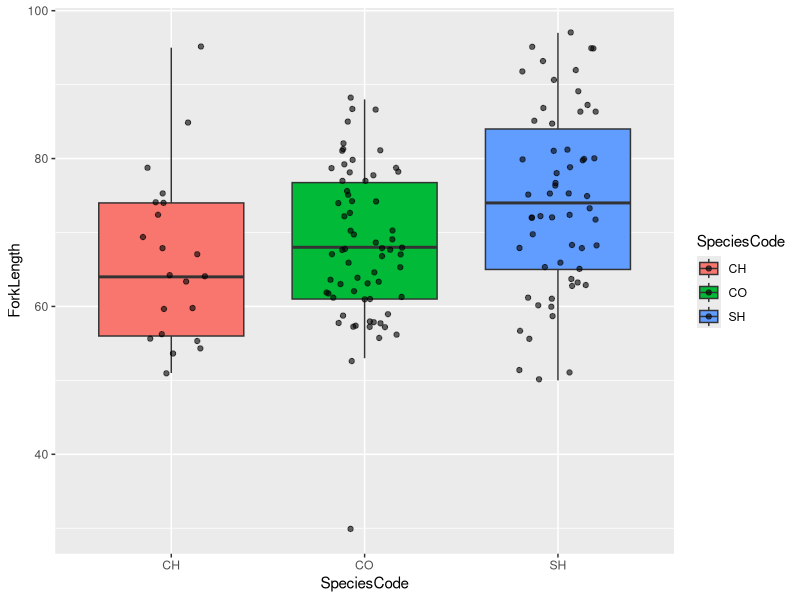
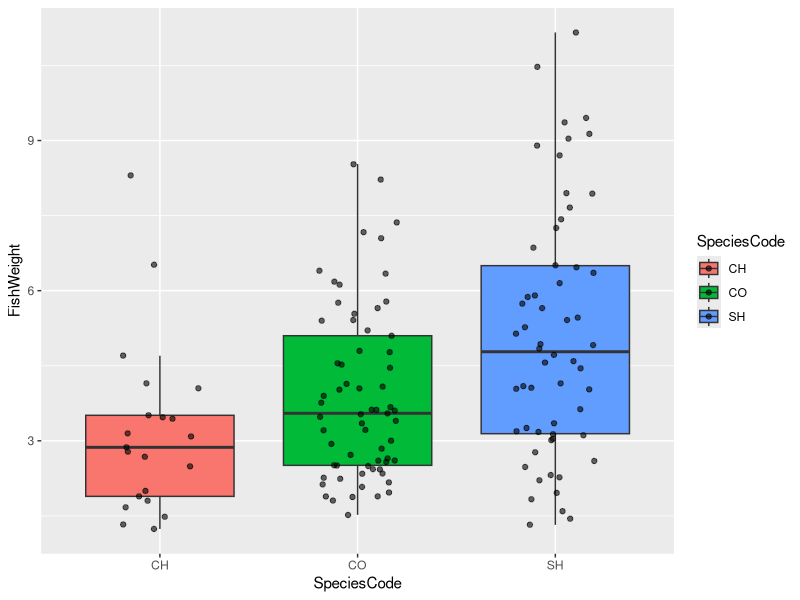
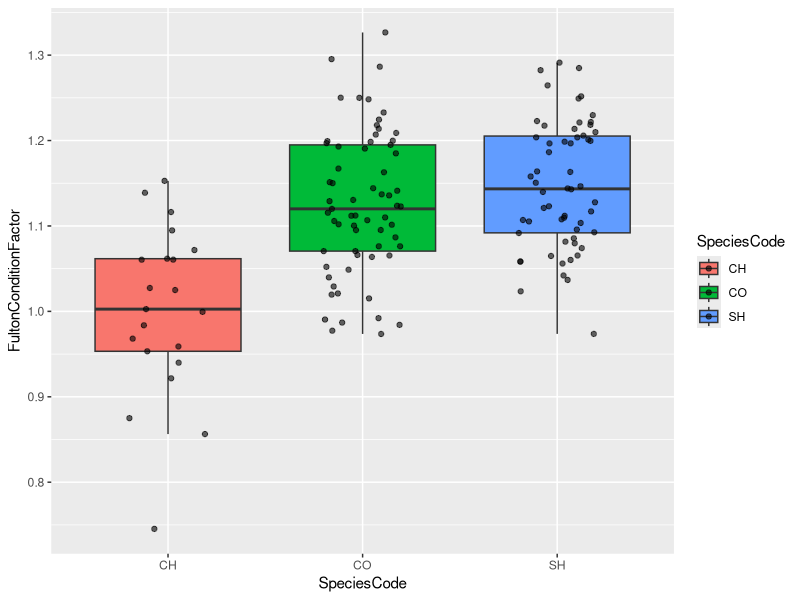
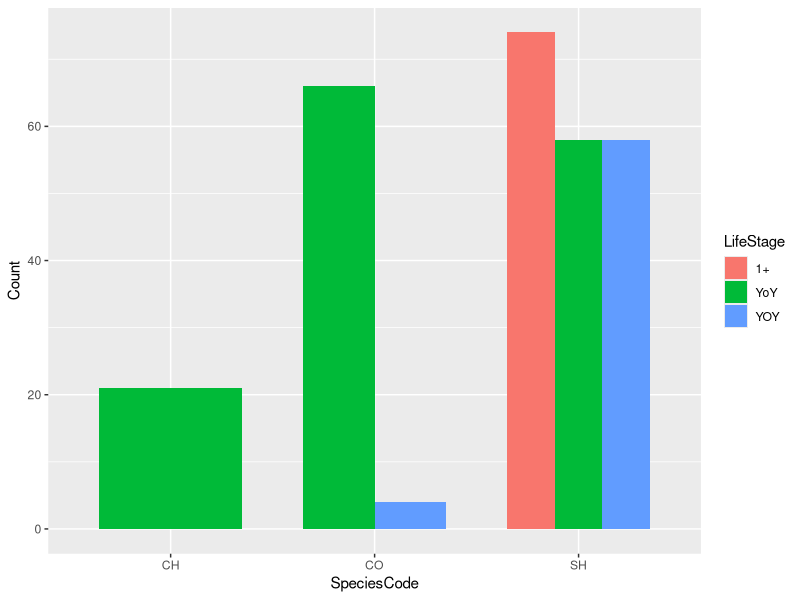
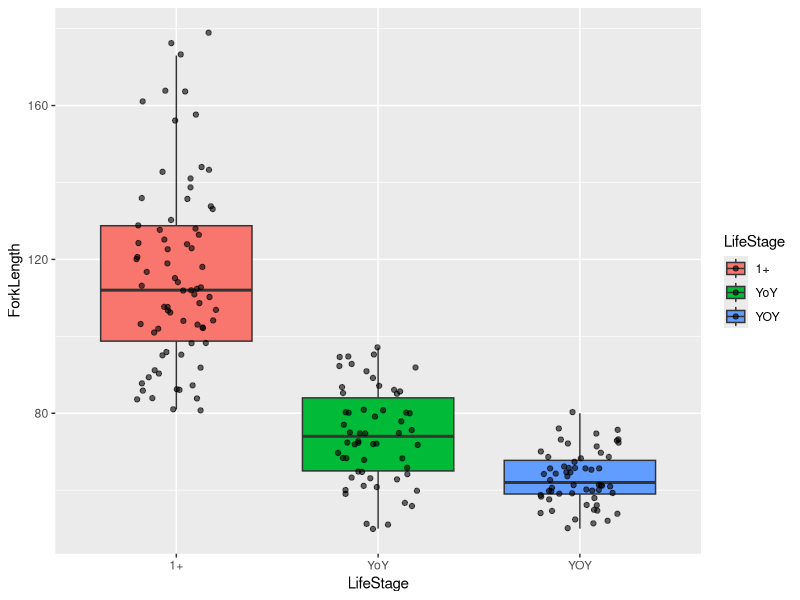
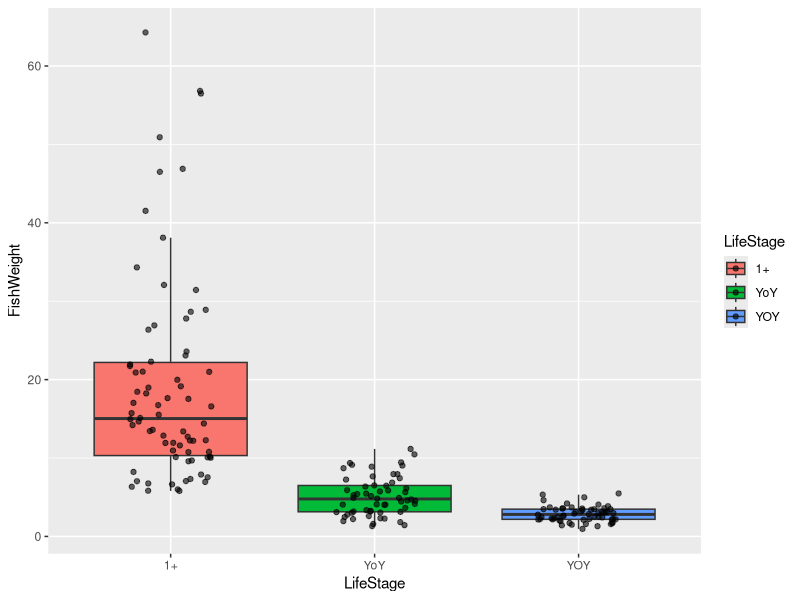
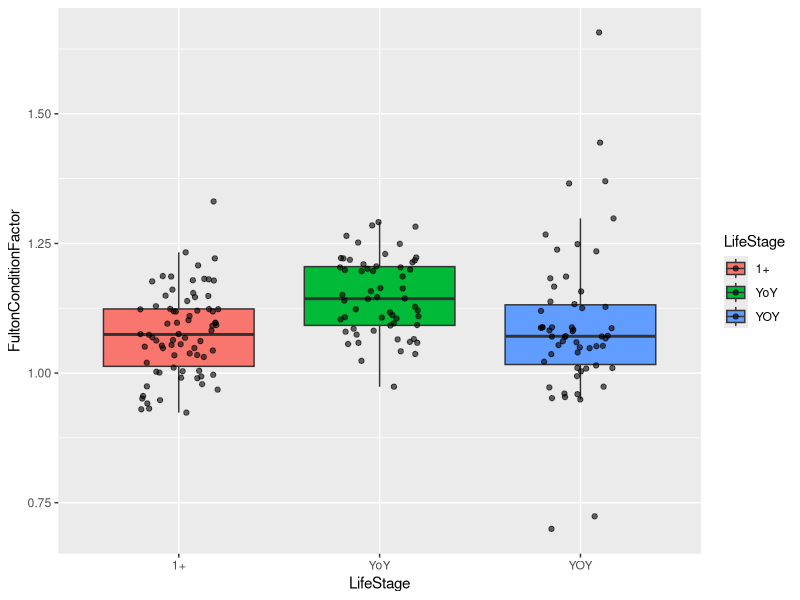
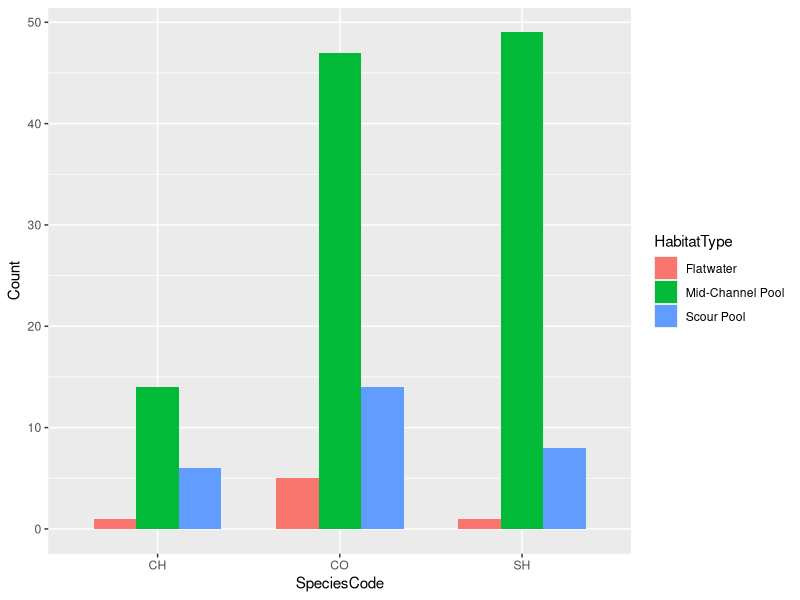

Recreate these plots in R, in order. (Note: this script raises an error after producing the figures.)
# exploratory data analysis of original diet data
# notes:
  # morphometrics - CH fulton condition factor < CO, SH
  # environment - not too much difference in habitat type based on species or life stage
  # nmds - unsuccessful at parsing differences

# Libraries ---------------------------------------------------------------

library(tidyverse)
library(readxl)
library(vegan)
library(ggrepel)

# Calling files -----------------------------------------------------------

diet_data_original <- read.csv("Data/Created_Data/Diet_Data_Original.csv")
diet_data_terrestrial_or_aquatic <- read.csv("Data/Created_Data/Diet_Data_Terrestrial_Or_Aquatic.csv")

# Raw plotting ----------------------------------------------------------------

### morphometrics comparisons

# forklength comparison
ggplot(diet_data_original %>%
         filter(LifeStage %in% c("YoY")),
       aes(x = SpeciesCode, y = ForkLength, fill = SpeciesCode)) +
  geom_boxplot(outlier.shape = NA) +
  geom_jitter(width = 0.2, alpha = 0.6, color = "black")

# fish weight comparison
ggplot(diet_data_original %>%
         filter(LifeStage %in% c("YoY")),
       aes(x= SpeciesCode, y= FishWeight, fill= SpeciesCode))+
  geom_boxplot(outlier.shape = NA) +
  geom_jitter(width = 0.2, alpha = 0.6, color = "black")

# fulton condition factor comparison
ggplot(diet_data_original %>%
         filter(LifeStage %in% c("YoY")),
       aes(x= SpeciesCode, y= FultonConditionFactor, fill= SpeciesCode))+
  geom_boxplot(outlier.shape = NA) +
  geom_jitter(width = 0.2, alpha = 0.6, color = "black")

# life stage comparison
ggplot(diet_data_original %>%
         filter(LifeStage != "NA") %>%
         group_by(SpeciesCode, LifeStage) %>%
         summarize(Count = n()), 
       aes(x = SpeciesCode, y = Count, fill = LifeStage))+
  geom_col(position = "dodge", width = 0.7)

## within SH species comparison

# SH life stage comparison
ggplot(diet_data_original %>%
         filter(SpeciesCode == "SH"), 
       aes(x = LifeStage, y = ForkLength, fill = LifeStage))+
  geom_boxplot(outlier.shape = NA) +
  geom_jitter(width = 0.2, alpha = 0.6, color = "black")

# SH fish weight comparison
ggplot(diet_data_original %>%
         filter(SpeciesCode == "SH"), 
       aes(x = LifeStage, y = FishWeight, fill = LifeStage))+
  geom_boxplot(outlier.shape = NA) +
  geom_jitter(width = 0.2, alpha = 0.6, color = "black")

# SH fulton condition factor comparison
ggplot(diet_data_original %>%
         filter(SpeciesCode == "SH"), 
       aes(x = LifeStage, y = FultonConditionFactor, fill = LifeStage))+
  geom_boxplot(outlier.shape = NA) +
  geom_jitter(width = 0.2, alpha = 0.6, color = "black")

### environmental characteristics

# habitat type comparison 
ggplot(diet_data_original %>%
         filter(LifeStage %in% c("YoY")) %>%
         group_by(SpeciesCode, HabitatType) %>%
         summarize(Count = n()), 
       aes(x = SpeciesCode, y = Count, fill = HabitatType))+
  geom_col(position = "dodge", width = 0.7)

# SH habitat type comparison

ggplot(diet_data_original %>%
         filter(SpeciesCode == "SH") %>%
         group_by(LifeStage, HabitatType) %>%
         summarize(Count = n()), 
       aes(x = LifeStage, y = Count, fill = HabitatType)) + 
  geom_col(position = "dodge", width = 0.7)

### diet comparisons

# diet taxa proportions by species and season

diet_data_original %>%
  filter(LifeStage == "YoY") %>%
  select(SpeciesCode, FieldSeason, 21:37) %>%
  pivot_longer(cols = 3:19, names_to = "Taxa", values_to = "Count") %>%
  group_by(SpeciesCode, Taxa, FieldSeason) %>%
  summarize(Count = sum(Count)) %>%
  ungroup() %>%
  group_by(SpeciesCode, FieldSeason) %>%
  mutate(Total = sum(Count),
         Proportion = Count/Total) %>%
  ggplot(aes(x = SpeciesCode, y = Proportion, fill = Taxa)) +
  geom_col() +
  facet_wrap(~FieldSeason)
  
# SH diet taxa proportions by lifestage

diet_data_original %>%
  filter(SpeciesCode == "SH") %>%
  select(LifeStage, FieldSeason, 21:37) %>%
  pivot_longer(cols = 3:19, names_to = "Taxa", values_to = "Count") %>%
  group_by(LifeStage, Taxa, FieldSeason) %>%
  summarize(Count = sum(Count)) %>%
  ungroup() %>%
  group_by(LifeStage, FieldSeason) %>%
  mutate(Total = sum(Count),
         Proportion = Count/Total) %>%
  ggplot(aes(x = LifeStage, y = Proportion, fill = Taxa)) +
  geom_col()

## aquatic vs. terrestrial comparison

diet_data_terrestrial_or_aquatic %>%
  filter(LifeStage == "YoY") %>%
  select(SpeciesCode, 21:47) %>%
  pivot_longer(cols = 2:28, names_to = "Taxa", values_to = "Count") %>%
  group_by(SpeciesCode, Taxa) %>%
  summarize(Count = sum(Count)) %>%
  left_join(rownames_to_column(diet_taxa_terrestrial_or_aquatic_traits, var = "Taxa") %>% select(Taxa, Terrestrial_or_Aquatic), by = "Taxa") %>%
  group_by(SpeciesCode) %>%
  mutate(Total = sum(Count),
         Proportion = Count/Total) %>%
  ggplot(aes(x = SpeciesCode, y = Proportion, fill = Terrestrial_or_Aquatic)) +
  geom_col()

# nmds --------------------------------------------------------------------

diet_data_empty_stomachs_removed <- diet_data_original %>%
  filter(rowSums(across(21:37), na.rm = TRUE) != 0)

set.seed(451)
NMDS2 <- metaMDS(as.matrix(diet_data_empty_stomachs_removed[,21:37] %>%
                             filter(rowSums(.) != 0)), 
                 distance= "bray", k=2, try=20)
stressplot(NMDS2)
NMDS_point <- as_tibble(NMDS2$points)
NMDS_full <- cbind(diet_data_empty_stomachs_removed[,1:20], NMDS_point)
Prey_points <- NMDS2$species %>% as.data.frame() %>%
  rownames_to_column(var = 'Prey')
#makes the plot 
ggplot() +
  geom_jitter(data = NMDS_full, 
              aes(x= MDS1, y= MDS2, color= SpeciesCode, fill= SpeciesCode),
              size= 3, width = 0.3, height = 0.3)+
  stat_ellipse(data = NMDS_full, 
               aes(x= MDS1, y= MDS2, color= SpeciesCode, fill= SpeciesCode),
               geom= "polygon",
               level= 0.8, alpha= 0.3)+
  geom_text_repel(data = Prey_points,
                  aes(x= MDS1, y= MDS2, label= Prey), 
                  color ="black", family= "Helvetica")+
  labs(title = "")+
  theme_bw()
